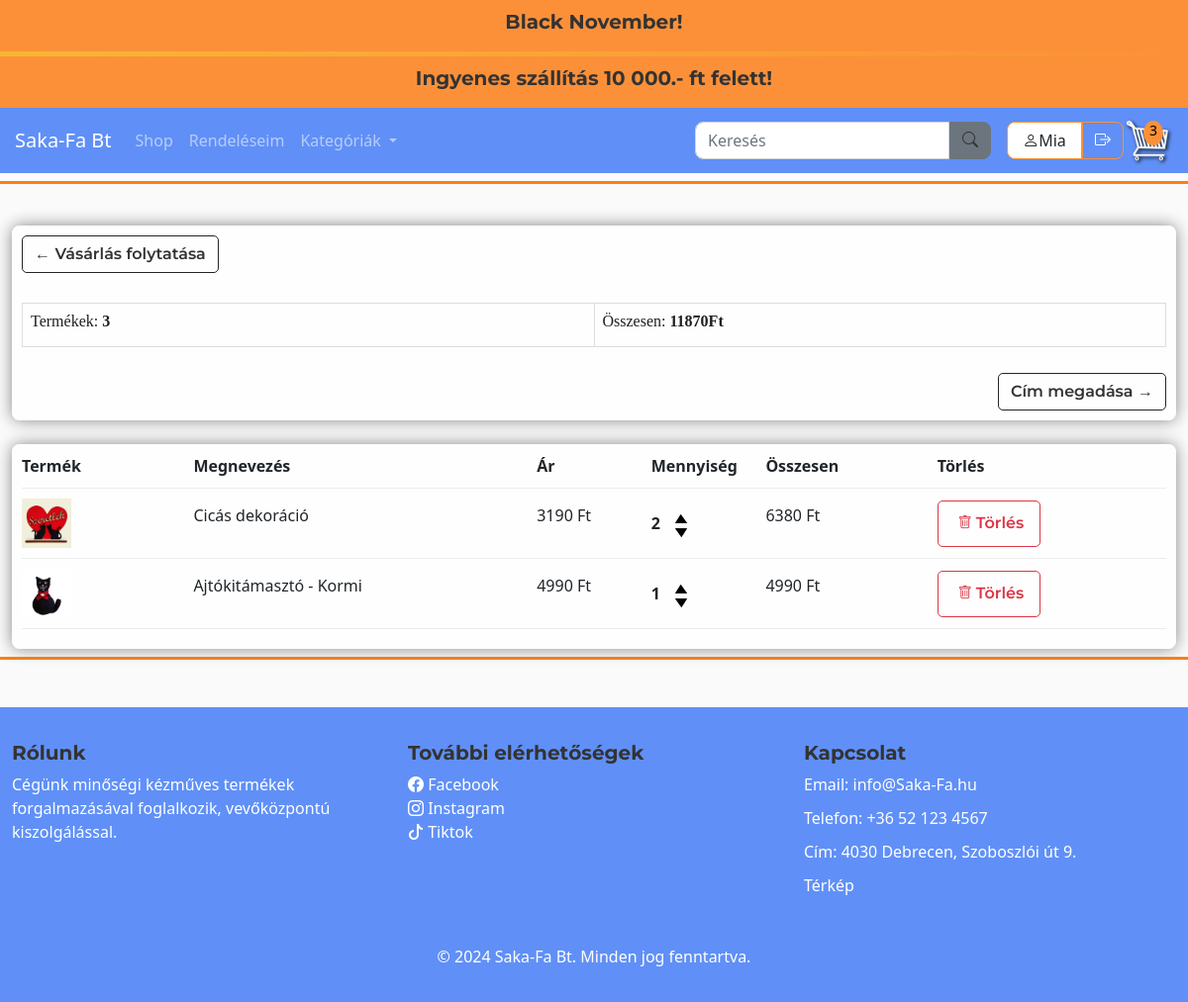
The app's page /cart/ (signed in) with its own data.
### store/models.py (models this page shows, shortened)
class TopBarText(models.Model):
    title = models.CharField(max_length=100, verbose_name="Cím")
    content = models.TextField(verbose_name="Szöveg")
    updated_at = models.DateTimeField(auto_now=True, verbose_name="Utolsó frissítés")
    class Meta:
        verbose_name = "Top Bar szöveg"
        verbose_name_plural = "Top Bar szövegek"

class Order(models.Model):
    customer = models.ForeignKey(Customer, on_delete=models.SET_NULL, null=True, blank=True, verbose_name="Vásárló")
    date_order = models.DateTimeField(auto_now_add=True, verbose_name="Rendelés dátuma")
    complete = models.BooleanField(default=False, verbose_name="Befejezett")
    transaction_id = models.CharField(max_length=100, null=True, verbose_name="Tranzakció azonosító")
    discount_percentage = models.FloatField(default=0)
    shipping_cost = models.FloatField(default=500)  # Szállítási díj, alapértelmezett értékkel
    class Meta:
        verbose_name = "Rendelés"
        verbose_name_plural = "Rendelések"
    @property
    def get_cart_total(self):
        orderitems = self.orderitem_set.all()
        total = sum([item.get_total for item in orderitems])
        discount_amount = (self.discount_percentage / 100) * total
        total_after_discount = Decimal(total - discount_amount)
        shipping_cost = Decimal(self.shipping_cost)
        return total_after_discount + shipping_cost  # Kedvezménnyel csökkentett összeg + szállítási költség
    @property
    def get_cart_items(self):
        orderitems = self.orderitem_set.all()
        total = sum([item.quantity for item in orderitems])
        return total

class OrderItem(models.Model):
    product = models.ForeignKey(Product, on_delete=models.SET_NULL, null=True)
    order = models.ForeignKey(Order, on_delete=models.SET_NULL, null=True)
    quantity = models.IntegerField(default=0, null=True, blank=True)
    date_added = models.DateTimeField(auto_now_add=True)
    class Meta:
        verbose_name = "Rendelési tétel"
        verbose_name_plural = "Rendelési tételek"
    @property
    def get_total(self):
        if self.product and self.product.discounted_price is not None:
            return self.product.discounted_price * self.quantity  # Az akciós ár használata
        return self.product.price * self.quantity  # Ha nincs akciós ár, az alapár használata

class Product(models.Model):
    CATEGORY_CHOICES = [
        ('option1', 'FÁBÓL KÉSZÜLT'),
        ('option2', 'KÖTÖTT-HORGOLT'),
        ('option3', 'PÖTTYÖSCICA'),
        ('option4', 'TEXTIL'),
    ]
    name = models.CharField(max_length=200)
    price = models.FloatField()
    discount_percentage = models.FloatField(default=0)  # Kedvezmény százalék mező
    image = models.ImageField(null=True, blank=True)
    description = models.TextField(blank=True)
    category = models.CharField(max_length=10, choices=CATEGORY_CHOICES, default='option1')
    class Meta:
        verbose_name = "Termék"
        verbose_name_plural = "Termékek"
    @property
    def imageURL(self):
        try:
            url = self.image.url
        except:
            url = ''
        return url
    @property
    def discounted_price(self):
        if self.discount_percentage > 0:
            discount_amount = (self.discount_percentage / 100) * self.price
            return round(self.price - discount_amount, 2)
        return self.price

### store/views.py (the view)
# urls.py: path('cart/', views.cart, name="cart"),
def cart(request):
    data = cartData(request)
    context = {'items': data['items'], 'order': data['order'], 'cartItems': data['cartItems']}
    return render(request, 'store/cart.html', context)

### store/context_processors.py (called while the page is built)
def topbar_texts(request):
    return {
        'topbar_texts': TopBarText.objects.all()
    }

### store/templates/store/cart.html
{% extends 'store/main.html' %}
{% load static %}
{% block content %}
<div class="row">
    <div class="col-lg-12">
        <div class="box-element ">
            <a class="btn btn-outline-dark btn-top-left"  href="{% url 'store' %}">&#x2190; Vásárlás folytatása</a>
            <table class="table"><br><br>
                <tr>
                    <th><h5>Termékek: <strong>{{order.get_cart_items}}</strong></h5></th>
                    <th><h5>Összesen: <strong>{{order.get_cart_total|floatformat:0}}Ft</strong></h5></th>
                </tr>
            </table><br><br>
            <a class="btn btn-outline-dark btn-bottom-right" href="{% url 'checkout' %}">Cím megadása &#x2192;</a>
        </div><br>
        <div class="box-element">
            <div class="cart-row">
                <div style="flex-basis: 15%"><strong>Termék</strong></div>
                <div style="flex-basis: 30%"><strong>Megnevezés</strong></div>
                <div style="flex-basis: 10%"><strong>Ár</strong></div>
                <div style="flex-basis: 10%"><strong>Mennyiség</strong></div>
                <div style="flex-basis: 15%"><strong>Összesen</strong></div>
                <div style="flex-basis: 20%"><strong>Törlés</strong></div>
            </div>
            {% for item in items %}
            <div class="cart-row" data-product="{{ item.product.id }}">
                <div style="flex-basis: 15%">
                    <a href="{% url 'product_detail' item.product.id %}">
                        <img class="row-image" src="{{ item.product.imageURL }}">
                    </a>
                </div>
                <div style="flex-basis: 30%"><p>{{ item.product.name }}</p></div>
                <div style="flex-basis: 10%"><p>{{ item.product.discounted_price|floatformat:0 }} Ft</p></div>
                <div style="flex-basis: 10%; display: flex; justify-content: flex-start; align-items: center;">
                    <div style="display: inline-flex; align-items: center; gap: 5px;">
                        <p class="quantity" style="margin: 0;">{{ item.quantity }}</p>
                        <div class="quantity">
                            <img data-product="{{ item.product.id }}" data-action="add" class="chg-quantity update-cart" src="{% static 'images/arrow-up.png' %}">
                            <img data-product="{{ item.product.id }}" data-action="remove" class="chg-quantity update-cart" src="{% static 'images/arrow-down.png' %}">
                        </div>
                    </div>
                </div>
                <div style="flex-basis: 15%"><p>{{ item.get_total|floatformat:0 }} Ft</p></div>
                <div style="flex-basis: 20%">
                    <button class="delete-btn btn btn-outline-danger btn-delete" data-action="delete">
                        <p class="bi bi-trash"></p>
                        <span id="delete-text">Törlés</span>
                    </button>
                </div>
            </div>
            {% endfor %}
        </div>
    </div>
</div>
{% endblock content %}

### store/templates/store/main.html (shortened to what this page needs)
<!DOCTYPE html>
{% load static %}
<html lang="hu">
<head>
    <link href="https://cdnjs.cloudflare.com/ajax/libs/bootstrap-icons/1.10.0/font/bootstrap-icons.min.css" rel="stylesheet">
    <link rel="stylesheet" href="https://cdnjs.cloudflare.com/ajax/libs/font-awesome/6.0.0-beta3/css/all.min.css">
    <link href="https://cdn.jsdelivr.net/npm/bootstrap@5.0.2/dist/css/bootstrap.min.css" rel="stylesheet">
    <link rel="stylesheet" type="text/css" href="{% static 'css/main.css' %}">
</head>
<body>
    <div class="TopBar">
        <div class="container">
            <div class="row">
                <div class="col-12">
                    <div class="custom-banner marquee">
                        {% for text in topbar_texts %}
                            <h4>{{ text.title }}</h4>
                        {% endfor %}
                    </div>
                </div>
                <div class="animated-divider"></div>
                <div class="col-12">
                    <div class="custom-banner marquee">
                        {% for text in topbar_texts %}
                            <h4>{{ text.content }}</h4>
                        {% endfor %}
                    </div>
                </div>
            </div>
        </div>
    </div>
    <nav class="navbar navbar-expand-lg navbar-dark bg-primary">
        <a class="navbar-brand" href="{% url 'index' %}">Saka-Fa Bt</a>
        <div class="collapse navbar-collapse" id="navbarSupportedContent">
            <ul class="navbar-nav me-auto">
                <li class="nav-item active">
                    <a class="nav-link" href="{% url 'store' %}">Shop<span class="sr-only">(current)</span></a>
                </li>
                <li class="nav-item active">
                    <a class="nav-link" href="{% url 'order_list' %}">Rendeléseim</a>
                </li>
                <li class="nav-item dropdown">
                    <a class="nav-link dropdown-toggle" href="#" id="navbarDropdown" role="button" data-bs-toggle="dropdown" aria-haspopup="true" aria-expanded="false">
                        Kategóriák
                    </a>
                </li>
            </ul>
            <form class="d-flex align-items-center my-2 my-lg-0" method="GET" action="{% url 'search' %}">
                <input class="form-control me-2" type="search" name="q" placeholder="Keresés" aria-label="Search">
                <button class="btn btn-secondary me-2 custom-button" type="submit"><i class="bi bi-search"></i></button>
            </form>
            <div class="d-flex align-items-center">
                <div class="user-status" style="display: flex; align-items: center;">
                    {% if user.is_authenticated %}
                        <p class="user"><i class="bi bi-person"></i>{{ user.username }}</p>
                        <form id="logout-form" method="POST" action="{% url 'logout' %}">
                            <button class="btn btn-outline-warning user-btn logout"><i class="bi bi-box-arrow-right"></i></button>
                        </form>
                    {% else %}
                        <a href="{% url 'login' %}" class="btn btn-outline-warning user-btn login"><i class="bi bi-box-arrow-in-right"></i> Bejelentkezés</a>
                    {% endif %}
                </div>
                {% if user.is_authenticated %}
                    <div class="cart-container">
                        <a href="{% url 'cart' %}" id="cart-icon-link">
                            <span id="cart-total">{{ cartItems }}</span>
                        </a>
                    </div>
                {% endif %}
            </div>
        </div>
    </nav>
<div class="separator"></div>
<div class="container">
    <br>
    {% block content %}
    {% endblock content %}
</div>
<div class="separator"></div>
<footer class="footer  text-white mt-5 py-4">
    <div class="container">
        <div class="row">
            <div class="col-lg-4 col-md-6 mb-4">
                <h4>Rólunk</h4>
                <p>Cégünk minőségi kézműves termékek forgalmazásával foglalkozik, vevőközpontú kiszolgálással.</p>
            </div>
            <div class="col-lg-4 col-md-6 mb-4">
                <h4>További elérhetőségek</h4>
                <ul class="list-unstyled">
                    <i class="bi bi-facebook"></i>  <a href="https://www.facebook.com" target="_blank">Facebook</a>
                    <br><i class="bi bi-instagram"></i>  <a href="https://www.instagram.com" target="_blank">Instagram</a><br>
                    <i class="bi bi-tiktok"></i>  <a href="https://www.tiktok.com" target="_blank">Tiktok</a>
                </ul>
            </div>
            <div class="col-lg-4 col-md-6 mb-4">
                <h4>Kapcsolat</h4>
                <p>Email: info@Saka-Fa.hu</p>
                <p>Telefon: +36 52 123 4567</p>
                <p>Cím: 4030 Debrecen, Szoboszlói út 9.</p>
                <a href=https://maps.app.goo.gl/HWCYh1pYbSjcLcac6 target="_blank">Térkép</a>
            </div>
        </div>
        <div class="text-center mt-4">
            <p>&copy; 2024 Saka-Fa Bt. Minden jog fenntartva.</p>
        </div>
    </div>
</footer>
</body>
</html>

### static/css/main.css (style rules this page uses)
body { background-color: hsl(0, 0%, 98%); }
.TopBar { background-color: #fc9038; }
.custom-banner { padding: 10px; font-family: 'Poppins', sans-serif; text-align: center; color: #333333; }
.marquee { overflow: hidden; white-space: nowrap; box-sizing: border-box; position: relative; }
.marquee h4 { display: inline-block; animation: marquee 10s linear infinite; }
.TopBar .row { display: flex; flex-direction: column; align-items: center; }
.animated-divider { width: 100%; height: 5px; background: linear-gradient(90deg, #f7b731, #fc9038); animation: slide 2s infinite; }
.navbar { background-color: #6090f7 !important; padding-left: 15px; padding-right: 15px; }
.separator { height: 3px; background-color:#fd7e14; margin-top: 8px; margin-bottom: 8px; }
h1,h2,h3,h4,h5,h6 { color:hsl(0, 0%, 30%); font-family: 'Lora', serif; }
.box-element { box-shadow: hsl(0, 0%, 53%) 0 0 16px; background-color: #fff; border-radius: 8px; padding: 10px; flex-grow: 1; position: relative; z-index: 2; background: rgba(255, 255, 255, 0.8); min-height: 150px; display: flex; flex-direction: column; justify-content: space-between; border-radius: 8px; }
.box-element .btn-top-left { position: absolute; top: 10px; left: 10px; }
.box-element .btn-bottom-right { position: absolute; bottom: 10px; right: 10px; }
.filter-card-description h4, h5 { font-size: 1em; font-weight: 400; color: #1E1F20; margin-bottom: 8px; }
.btn, h4, h6 { font-family: 'Montserrat', sans-serif; font-size: 1em; color: #333333; font-weight: 600; }
h4 { font-size: 1.25em; font-weight: bold; }
.cart-container { position: relative; display: inline-block; }
#cart-total { position: absolute; top: 5px; left: 20px; background-color:#fc9038; color: black; width: 20px; height: 25px; border-radius: 50%; text-align: center; line-height: 20px; font-size: 14px; font-weight: normal; }
.col-lg-4, .col-lg-6, .col-lg-8, .col-lg-12 { margin-top: 10px; }
.btn { border-radius: 5px; }
.btn-delete { color: #dc3545; display: flex; justify-content: center; align-items: center; padding: 0.5rem 1rem; }
.btn-delete p { margin: 4px; text-align: center; }
.delete-btn .bi-trash { font-size: 14px; color: #dc3545; }
#delete-text { display: inline; color: #dc3545; }
.user-btn { color: white !important; border-color: #fc9038; font-weight: 400; }
.user-status p { border-radius: 8px 0 0 8px; margin-right: 0; }
.user-status .logout { border-radius: 0 8px 8px 0; }
.custom-button { border-radius: 0 8px 8px 0; margin-left: -8px; }
.form-control { border-radius: 8px 0 0 8px; width: 100%; }
.cart-row { display: flex; align-items: center; padding-bottom: 10px; margin-bottom: 10px; border-bottom: 1px solid #ececec; }
.quantity { display: inline-block; font-weight: 700; padding-right:10px; }
.chg-quantity { width: 12px; cursor: pointer; display: block; margin-top: 5px; transition:.1s; }
.user { display: inline-block; padding: 0.375rem 0.95rem; font-size: 1rem; font-weight: 400; color: #212529; background-color: #fff; border: 1px solid #fc9038; border-radius: 0px; transition: background-color 0.15s ease-in-out, border-color 0.15s ease-in-out; white-space: nowrap; overflow: hidden; text-overflow: ellipsis; margin: 5px 0px 5px 8px; border-radius: 5px; margin-right: 5px; }
table { width: 100%; border-collapse: collapse; margin-top: 20px; }
th, td { border: 1px solid #ddd; padding: 10px; text-align: left; width: 100px; height: auto; }
th { background-color: #f2f2f2; font-weight: bold; }
.row-image { width: 50px; max-width: 50px; height: 50px; object-fit: cover; }
.footer { background-color: #6090f7; color: #ffffff; padding: 40px 0; width: 100%; }
.footer a { color: #ffffff; text-decoration: none; }
.footer p, .footer ul { margin-bottom: 10px; }
.footer ul { padding-left: 0; }
.mb-4 { margin-bottom: 1.5rem; }
.container { max-width: 1200px; margin: 0 auto; }

### records on screen
TopBarText: title "Black November!", content "Ingyenes szállítás 10 000.- ft felett!"
Order: get_cart_items "3", get_cart_total "11870"
OrderItem: product.imageURL (picture), product.name "Cicás dekoráció", product.discounted_price "3190", quantity "2", get_total "6380"
OrderItem: product.imageURL (picture), product.name "Ajtókitámasztó - Kormi", product.discounted_price "4990", quantity "1", get_total "4990"

### other values on screen
{{ user.username }} "Mia"
{{ cartItems }} "3"
